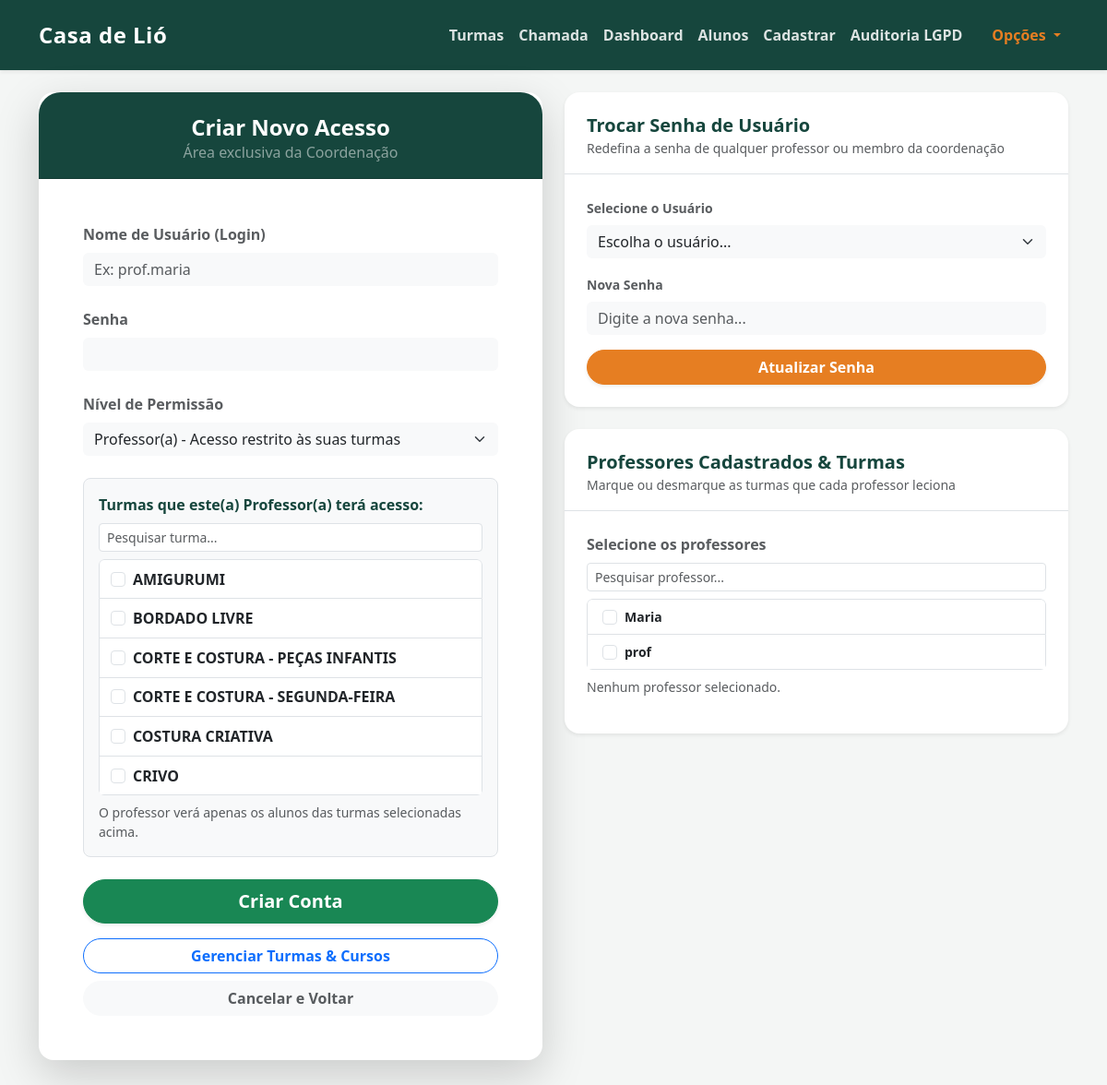
Screenshot of /usuarios/novo (signed in) with the database file from the repository.
### tables this page shows
CREATE TABLE turmas (
            id INTEGER PRIMARY KEY AUTOINCREMENT,
            nome TEXT UNIQUE NOT NULL,
            descricao TEXT
        , limite_alunos INTEGER);

CREATE TABLE usuarios (
        id INTEGER PRIMARY KEY AUTOINCREMENT,
        login TEXT UNIQUE NOT NULL,
        senha TEXT NOT NULL,
        perfil TEXT NOT NULL
    );

### app.py (the view)
@app.get("/usuarios/novo", response_class=HTMLResponse)
async def tela_novo_usuario(request: Request, sucesso: str = None):
    usuario = obter_usuario_atual(request)
    if not usuario or usuario['perfil'] != 'coordenacao':
        return RedirectResponse(url="/", status_code=303)
    conexao = pegar_conexao()
    turmas_disponiveis = obter_todas_turmas(conexao)
    usuarios_db = conexao.execute("SELECT id, login, perfil FROM usuarios ORDER BY perfil ASC, login ASC").fetchall()
    usuarios_sistema = [dict(u) for u in usuarios_db]
    professores_db = conexao.execute("SELECT id, login, perfil FROM usuarios WHERE perfil = 'professor' ORDER BY login ASC").fetchall()
    professores = []
    for prof in professores_db:
        turmas_prof = conexao.execute(
            "SELECT turma_nome FROM professor_turmas WHERE usuario_id = ? ORDER BY turma_nome ASC",
            (prof['id'],)
        ).fetchall()
        professores.append({
            "id": prof['id'],
            "login": prof['login'],
            "turmas": [t['turma_nome'] for t in turmas_prof]
        })
    conexao.close()
    return templates.TemplateResponse(
        request=request,
        name="novo_usuario.html",
        context={
            "turmas_disponiveis": turmas_disponiveis,
            "professores": professores,
            "usuarios_sistema": usuarios_sistema,
            "sucesso": sucesso
        }
    )

### templates/novo_usuario.html (shortened to what this page needs)
{% extends 'base.html' %}
{% block conteudo %}
<div class="row justify-content-center mt-4 mb-5">
    <div class="col-lg-6 mb-4">
        <div class="card shadow-lg border-0" style="border-radius: 1.5rem;">
            <div class="card-header bg-primary text-white pt-4 pb-3" style="border-top-left-radius: 1.5rem; border-top-right-radius: 1.5rem;">
                <h4 class="text-center fw-bold mb-0">Criar Novo Acesso</h4>
                <p class="text-center text-white-50 mb-0">Área exclusiva da Coordenação</p>
            </div>
            <div class="card-body p-4 p-md-5">
                <form action="/usuarios/novo" method="POST">
                    <div class="mb-4">
                        <label class="form-label fw-semibold text-muted">Nome de Usuário (Login)</label>
                        <input type="text" name="login" class="form-control bg-light border-0" placeholder="Ex: prof.maria" required>
                    </div>
                    <div class="mb-4">
                        <label class="form-label fw-semibold text-muted">Senha</label>
                        <input type="password" name="senha" class="form-control bg-light border-0" required>
                    </div>
                    <div class="mb-4">
                        <label class="form-label fw-semibold text-muted">Nível de Permissão</label>
                        <select name="perfil" id="selectPerfil" class="form-select bg-light border-0" required onchange="alternarBlocoTurmas()">
                            <option value="professor" selected>Professor(a) - Acesso restrito às suas turmas</option>
                        </select>
                    </div>
                    <div id="blocoTurmasProfessor" class="mb-4 p-3 bg-light rounded-3 border">
                        <label class="form-label fw-bold text-primary mb-2 d-block">
                             Turmas que este(a) Professor(a) terá acesso:
                        </label>
                        {% if turmas_disponiveis %}
                            <div class="turma-searchable">
                                <input type="search" id="buscarTurmaNovoUsuario" class="form-control form-control-sm mb-2" placeholder="Pesquisar turma..." autocomplete="off">
                                <div class="list-group turma-lista" id="listaTurmasNovoUsuario">
                                {% for t in turmas_disponiveis %}
                                <label class="list-group-item d-flex align-items-center gap-2" data-turma-item>
                                    <input class="form-check-input mt-0" type="checkbox" name="turmas" value="{{ t }}" id="chk_turma_{{ loop.index }}">
                                    <span class="fw-semibold">
                                        {{ t }}
                                    </span>
                                </label>
                                {% endfor %}
                                </div>
                            </div>
                        {% else %}
                            <p class="text-muted small mb-0">Nenhuma turma cadastrada ainda. <a href="/turmas">Criar turmas</a></p>
                        {% endif %}
                        <small class="text-muted d-block mt-2">
                            O professor verá apenas os alunos das turmas selecionadas acima.
                        </small>
                    </div>
                    <div class="d-grid gap-2">
                        <button type="submit" class="btn btn-success btn-lg rounded-pill fw-bold text-white shadow-sm">
                            Criar Conta
                        </button>
                        <a href="/turmas" class="btn btn-outline-primary rounded-pill fw-bold mt-2">
                            Gerenciar Turmas & Cursos
                        </a>
                        <a href="/dashboard" class="btn btn-light rounded-pill fw-bold text-muted">
                            Cancelar e Voltar
                        </a>
                    </div>
                </form>
            </div>
        </div>
    </div>
    <div class="col-lg-6 mb-4 d-flex flex-column gap-4">
        <div class="card shadow-sm border-0" style="border-radius: 1.5rem;">
            <div class="card-header bg-white border-bottom pt-4 pb-3 px-4" style="border-top-left-radius: 1.5rem; border-top-right-radius: 1.5rem;">
                <h5 class="fw-bold text-primary mb-0"> Trocar Senha de Usuário</h5>
                <small class="text-muted">Redefina a senha de qualquer professor ou membro da coordenação</small>
            </div>
            <div class="card-body p-4">
                <form action="/usuarios/alterar_senha" method="POST">
                    <div class="mb-3">
                        <label class="form-label fw-semibold text-muted small">Selecione o Usuário</label>
                        <select name="usuario_id" class="form-select bg-light border-0" required>
                            <option value="" disabled selected>Escolha o usuário...</option>
                        </select>
                    </div>
                    <div class="mb-3">
                        <label class="form-label fw-semibold text-muted small">Nova Senha</label>
                        <div class="input-group">
                            <input type="password" name="nova_senha" id="inputNovaSenha" class="form-control bg-light border-0" placeholder="Digite a nova senha..." required>
                            <button type="button" class="btn btn-outline-secondary border-0 bg-light" onclick="alternarVisibilidadeSenha()">
                            </button>
                        </div>
                    </div>
                    <div class="d-grid">
                        <button type="submit" class="btn btn-warning text-white rounded-pill fw-bold shadow-sm">
                            Atualizar Senha
                        </button>
                    </div>
                </form>
            </div>
        </div>
        {% if professores %}
        <div class="card shadow-sm border-0" style="border-radius: 1.5rem;">
            <div class="card-header bg-white border-bottom pt-4 pb-3 px-4" style="border-top-left-radius: 1.5rem; border-top-right-radius: 1.5rem;">
                <h5 class="fw-bold text-primary mb-0"> Professores Cadastrados & Turmas</h5>
                <small class="text-muted">Marque ou desmarque as turmas que cada professor leciona</small>
            </div>
            <div class="card-body p-4">
                <div class="mb-3">
                    <label class="form-label fw-semibold text-muted" for="buscarProfessorVinculo">Selecione os professores</label>
                    <input type="search" id="buscarProfessorVinculo" class="form-control form-control-sm mb-2" placeholder="Pesquisar professor..." autocomplete="off">
                    <div class="list-group professor-lista" id="listaSelecaoProfessores">
                        {% for prof in professores %}
                        <label class="list-group-item d-flex align-items-center gap-2" data-professor-item>
                            <input class="form-check-input mt-0" type="checkbox" value="{{ prof['id'] }}" data-professor-selector>
                            <span class="small fw-semibold">{{ prof['login'] }}</span>
                        </label>
                        {% endfor %}
                    </div>
                    <small class="text-muted d-block mt-2" id="resumoProfessoresSelecionados" aria-live="polite">Nenhum professor selecionado.</small>
                </div>
            </div>
        </div>
        {% endif %}
    </div>
</div>
{% endblock %}

### templates/base.html (style rules this page uses)
:root { --verde-adra: #16463d; --laranja-adra: #e67e22; --fundo-cinza: #f4f6f5; }
body { background-color: var(--fundo-cinza) !important; font-family: 'Segoe UI', Tahoma, Geneva, Verdana, sans-serif; }
.text-primary { color: var(--verde-adra) !important; }
.bg-primary { background-color: var(--verde-adra) !important; }
.btn-warning { background-color: var(--laranja-adra) !important; border-color: var(--laranja-adra) !important; color: white !important; }
.card { border-radius: 1rem !important; border: none; transition: transform 0.2s ease-in-out; }

### templates/novo_usuario.html (style rules this page uses)
.turma-lista { max-height: 16rem; overflow-y: auto; }
.turma-lista .list-group-item { cursor: pointer; padding: .55rem .75rem; }
.professor-lista { max-height: 11rem; overflow-y: auto; }

### rows the page displays
turmas: nome "AMIGURUMI"
turmas: nome "BORDADO LIVRE"
turmas: nome "CORTE E COSTURA - PEÇAS INFANTIS"
turmas: nome "CORTE E COSTURA - SEGUNDA-FEIRA"
turmas: nome "COSTURA CRIATIVA"
turmas: nome "CRIVO"
usuarios: login "Maria"
usuarios: login "prof"
